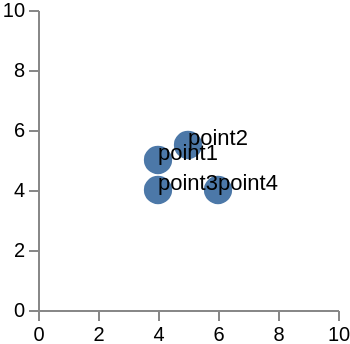

The specification (Vega-Lite) saved for this image:
### Vega specification from a JSON file in a GitHub repository (floating-point values rounded to 4 significant figures)
{"$schema": "https://vega.github.io/schema/vega/v5.json", "width": 150, "height": 150, "data": [{"name": "source", "values": [{"x": 4, "y": 5, "label": "point1"}, {"x": 5, "y": 5.5, "label": "point2"}, {"x": 4, "y": 4, "label": "point3"}, {"x": 6, "y": 4, "label": "point4"}]}], "scales": [{"name": "x", "type": "linear", "domain": [0, 10], "range": "width"}, {"name": "y", "type": "linear", "domain": [0, 10], "range": "height"}], "axes": [{"scale": "x", "tickCount": 5, "orient": "bottom"}, {"scale": "y", "tickCount": 5, "orient": "left"}], "marks": [{"name": "baseMark", "type": "symbol", "from": {"data": "source"}, "encode": {"update": {"x": {"scale": "x", "field": "x"}, "y": {"scale": "y", "field": "y"}, "size": {"value": 200}}}}, {"name": "label", "type": "text", "from": {"data": "baseMark"}, "encode": {"update": {"x": {"field": "x"}, "y": {"field": "y"}, "text": {"field": "datum.label"}}}}]}
